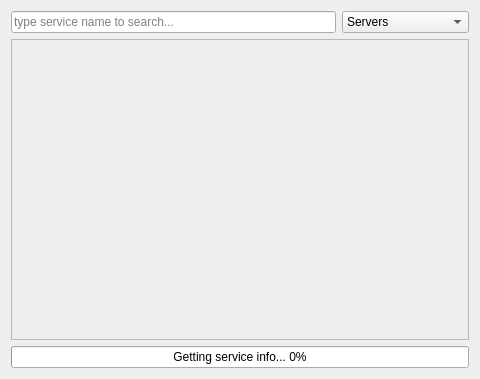
<?xml version="1.0" encoding="UTF-8"?>
<ui version="4.0">
 <class>mainManager</class>
 <widget class="QWidget" name="mainManager">
  <property name="geometry">
   <rect>
    <x>0</x>
    <y>0</y>
    <width>480</width>
    <height>379</height>
   </rect>
  </property>
  <property name="windowTitle">
   <string>Form</string>
  </property>
  <layout class="QGridLayout" name="gridLayout">
   <item row="0" column="0">
    <layout class="QHBoxLayout" name="horizontalLayout">
     <item>
      <widget class="QLineEdit" name="lineSearch">
       <property name="placeholderText">
        <string>type service name to search...</string>
       </property>
      </widget>
     </item>
     <item>
      <widget class="QComboBox" name="filterBox">
       <item>
        <property name="text">
         <string>Servers</string>
        </property>
       </item>
       <item>
        <property name="text">
         <string>System Services</string>
        </property>
       </item>
       <item>
        <property name="text">
         <string>Startup Services</string>
        </property>
       </item>
       <item>
        <property name="text">
         <string>Running Services</string>
        </property>
       </item>
       <item>
        <property name="text">
         <string>All Services</string>
        </property>
       </item>
      </widget>
     </item>
    </layout>
   </item>
   <item row="1" column="0">
    <widget class="QListWidget" name="listServices">
     <property name="enabled">
      <bool>false</bool>
     </property>
     <property name="font">
      <font>
       <weight>50</weight>
       <bold>false</bold>
      </font>
     </property>
     <property name="styleSheet">
      <string notr="true"/>
     </property>
     <property name="editTriggers">
      <set>QAbstractItemView::NoEditTriggers</set>
     </property>
     <property name="alternatingRowColors">
      <bool>true</bool>
     </property>
     <property name="iconSize">
      <size>
       <width>32</width>
       <height>32</height>
      </size>
     </property>
     <property name="verticalScrollMode">
      <enum>QAbstractItemView::ScrollPerItem</enum>
     </property>
    </widget>
   </item>
   <item row="2" column="0">
    <widget class="QProgressBar" name="progress">
     <property name="value">
      <number>0</number>
     </property>
     <property name="textVisible">
      <bool>true</bool>
     </property>
     <property name="format">
      <string>Getting service info... %p%</string>
     </property>
    </widget>
   </item>
  </layout>
 </widget>
 <resources/>
 <connections/>
</ui>
